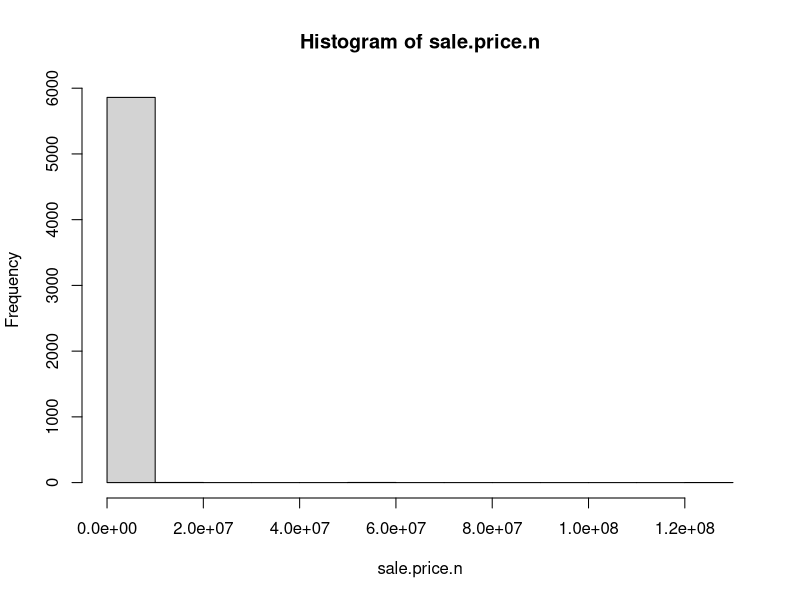

R code for this plot: (Note: this script raises an error after producing the figure.)
############################################
## Asha Mohan, Peter Kouvaris, Heidi Nguyen.
## MSDS 6306 
## Assignment Unit 6 
############################################

#load required packages
library(plyr)
library(gdata)

# Save the file as a csv and use read.csv instead
staten <- read.csv("./Data/rollingsales_statenisland.csv")

## Check the data
head(staten)
summary(staten)
str(staten) # Very handy function!

## clean/format the data with regular expressions
## pattern "[^[:digit:]]" refers to members of the variable name that
## start with digits. We use the gsub command to replace them with a blank space.
# Create create a new variable that is a "clean' version of sale.price.
# And sale.price.n is numeric, not a factor.
staten$SALE.PRICE.N <- as.numeric(gsub("[^[:digit:]]","", staten$SALE.PRICE))
count(is.na(staten$SALE.PRICE.N))

names(staten) <- tolower(names(staten)) # make all variable names lower case
## Get rid of leading digits
staten$gross.sqft <- as.numeric(gsub("[^[:digit:]]","", staten$gross.square.feet))
staten$land.sqft <- as.numeric(gsub("[^[:digit:]]","", staten$land.square.feet))
staten$year.built <- as.numeric(as.character(staten$year.built))

## do a bit of exploration to make sure there's not anything
## weird going on with sale prices
attach(staten)
hist(sale.price.n) 
detach(staten)

## write the cleaned data set: 
write.csv(staten,"./Data/clean_staten.csv")

# use read.csv to import the cleaned data set
staten <- read.csv("./Data/clean_staten.csv")

## keep only the actual sales where price is not $0 
staten.sale <- staten[staten$sale.price.n!=0,]
plot(staten.sale$gross.sqft,staten.sale$sale.price.n,main="Fig.1: Sales Price vs. Gross Sqft")
plot(log10(staten.sale$gross.sqft),log10(staten.sale$sale.price.n),main="Fig.2: Log(Sales Price) vs. Log(Gross Sqft)")

## Look at 1-, 2-, and 3-family homes
staten.homes <- staten.sale[which(grepl("FAMILY",staten.sale$building.class.category)),]
## Number of 1-, 2-, and 3-family homes 
dim(staten.homes)
## Plot of sales price vs. land square footage.
plot(log10(staten.homes$gross.sqft),log10(staten.homes$sale.price.n),main="Fig.3: log(Sales Price) vs. log(Gross Sqft) for 1 to 3 \n Family Dwelling")
## Explore those homes with sale prices < 100000, which look like outliner.  
summary(staten.homes[which(staten.homes$sale.price.n<100000),])
## Explore homes with sqft < 100 ft
summary(staten.homes[which(staten.homes$gross.sqft<100),])


## remove outliers that seem like they weren't actual sales (WITH PRICE <= $100000 AND SQFT < 100)
staten.homes$outliers <- (log10(staten.homes$sale.price.n) <=5) + (log10(staten.homes$gross.sqft) <=2)
staten.homes <- staten.homes[which(staten.homes$outliers==0),]
plot(log10(staten.homes$gross.sqft),log10(staten.homes$sale.price.n),main="Fig.4: log(Sales Price) vs. log(Gross Sqft) for 1 to 3 \n Family Dwelling (>$100K and > 100 gross sqft)")

## summary of the data set after removing outliners. 
summary(staten.homes)

## It appears that there's a positive correlation between price and gross sqft
## larger homes sold for higher price. 
## correlation is r = 0.55870
cor(log10(staten.homes$gross.sqft),log10(staten.homes$sale.price.n))

## linear regression line of 
plot(log10(staten.homes$gross.sqft) ~ log10(staten.homes$sale.price.n), main="Fig.5: Regression of log(Sales Price) ~ log(Gross Sqft) for 1 to 3 \n Family Dwelling (>$100K and > 100 gross sqft)")
abline(lm(log10(staten.homes$gross.sqft) ~ log10(staten.homes$sale.price.n)), col="red")
